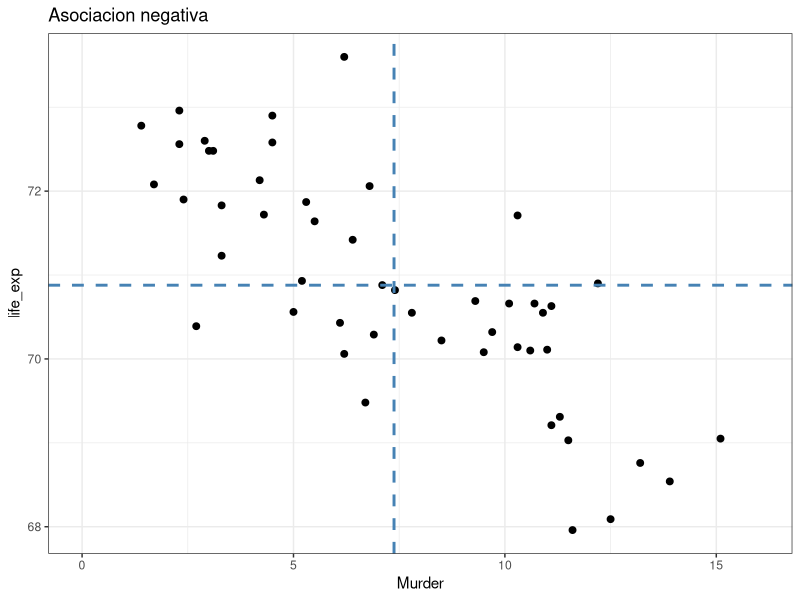
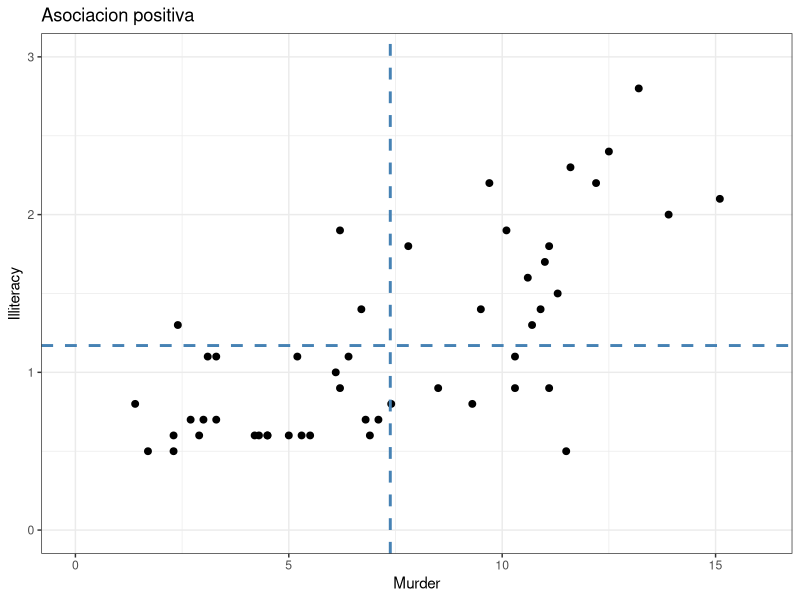
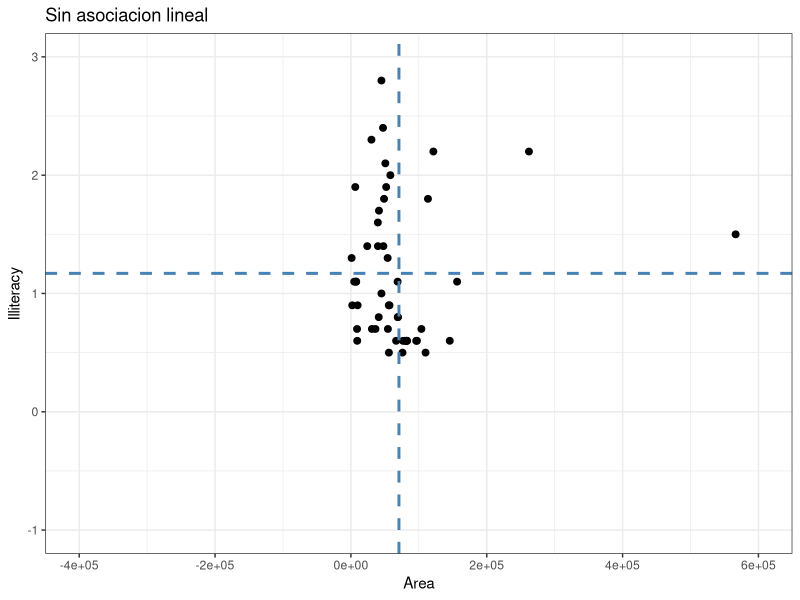
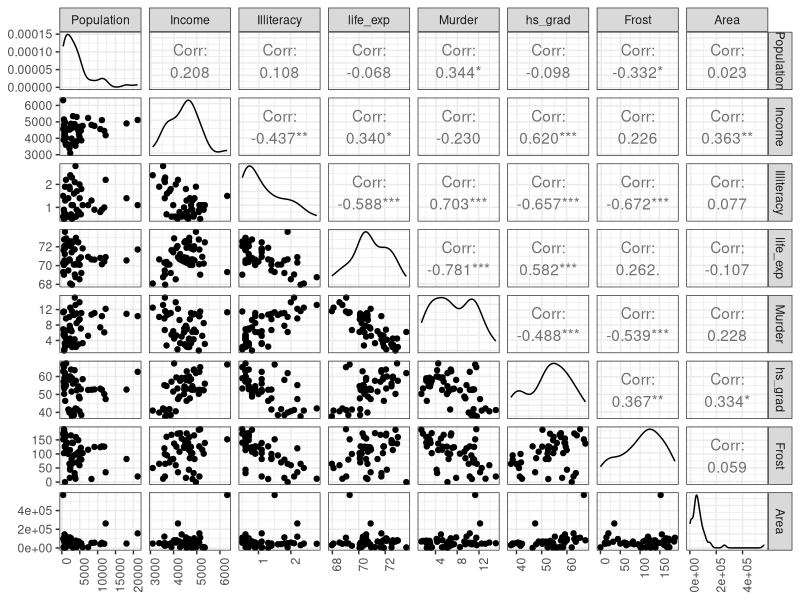
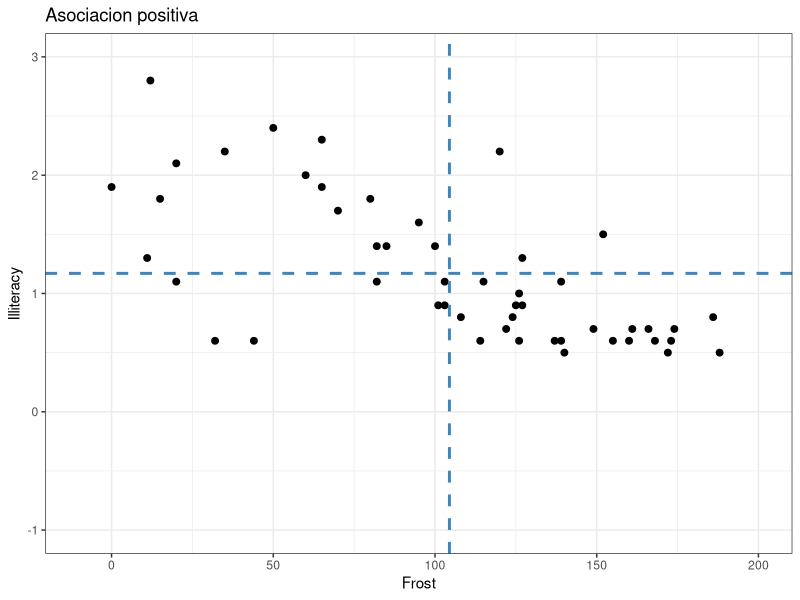

Reproduce these figures in R, in order.
## ---- chunk 1
library(tidyverse)
library(GGally)
## ---- chunk 2
estados <- state.x77 %>% as.data.frame() %>% rename(life_exp = `Life Exp`, hs_grad=`HS Grad`)
## ---- chunk 3
?state.x77
glimpse(estados)
## ---- chunk 4
summary(estados)
## ---- chunk 5
ggplot(estados, aes(x=Murder,y=life_exp)) + geom_point(size=2) +
    geom_hline(yintercept = mean(estados$life_exp), color='steelblue', linetype='dashed', size=1) +
    geom_vline(xintercept = mean(estados$Murder), color='steelblue', linetype='dashed', size=1) +
  labs(title='Asociacion negativa')+
  theme_bw() + scale_x_continuous(limits = c(0,16))
## ---- chunk 6
ggplot(estados, aes(x=Murder,y=Illiteracy)) + geom_point(size=2) +
  geom_hline(yintercept = mean(estados$Illiteracy),color='steelblue', linetype='dashed', size=1) +
  geom_vline(xintercept = mean(estados$Murder), color='steelblue', linetype='dashed', size=1) +
  labs(title='Asociacion positiva')+
  theme_bw() + scale_y_continuous(limits = c(0,3)) + scale_x_continuous(limits = c(0,16))
## ---- chunk 7
ggplot(estados, aes(x=Area,y=Illiteracy)) + geom_point(size=2) +
  geom_hline(yintercept = mean(estados$Illiteracy),color='steelblue', linetype='dashed', size=1) +
  geom_vline(xintercept = mean(estados$Area), color='steelblue', linetype='dashed', size=1) +
  labs(title='Sin asociacion lineal')+
  theme_bw() + scale_y_continuous(limits = c(-1,3)) + scale_x_continuous(limits = c(-400000,600000))
## ---- chunk 8
# Covarianza entre area (medida en millas cuadradas) y analfabetismo
cov_1 = cov(x = estados$Area, y=estados$Illiteracy)
cov_1
# 1 milla cuadrada = 2.59 kilometros cuadrados
area_kilometros = estados$Area*2.59
# Covarianza entre area (medida en kilometros cuadradas) y analfabetismo
cov_2=cov(x = area_kilometros, y=estados$Illiteracy)
cov_2
## ---- chunk 9
# Correlacion entre area (medida en millas cuadradas) y analfabetismo
corr_1 = cor(x = estados$Area, y=estados$Illiteracy)
corr_1
# 1 milla cuadrada = 2.59 kilometros cuadrados
area_kilometros = estados$Area*2.59
# Correlacion entre area (medida en kilometros cuadradas) y analfabetismo
corr_2=cor(x = area_kilometros, y=estados$Illiteracy)
corr_2
## ---- chunk 10
# Correlacion entre homicidios y analfabetismo
corr_positiva = cor(x = estados$Murder, y=estados$Illiteracy)
corr_positiva
## ---- chunk 11
# Correlacion entre homicidios y esperanza de vida
corr_negativa = cor(x = estados$Murder, y=estados$life_exp)
corr_negativa
## ---- chunk 12
# Covarianza entre area (medida en kilometros cuadradas) y analfabetismo
corr_nula = cor(x = estados$Area, y=estados$Illiteracy)
corr_nula
## ---- chunk 13

ggpairs(estados) + theme_bw() + theme(axis.text.x = element_text(angle = 90, hjust = 1))
## ---- chunk 14
# Sacamos el promedio de días con temperatura mínima por debajo de los 0 grados para los 50 estados
mean(estados$Frost)
# Sacamos la correlacion entre dias debajo de los 0 grados (Frost) y el analfabetismo 
cor(estados$Frost, estados$Illiteracy)

#Seleccionamos los 10 estados mas frios 
frios= estados %>% arrange(desc(Frost)) %>% slice(1:10)
# Sacamos el promedio de días con temperatura mínima por debajo de los 0 grados para esos 10 estados
mean(frios$Frost)
# Sacamos la correlacion entre dias debajo de los 0 grados (Frost) y el analfabetismo para esos 10 estados
cor(frios$Frost, frios$Illiteracy)

# Ahora seleccionamos los 10 estados mas calidos 
calidos= estados %>% arrange(desc(Frost)) %>% slice(41:50)
# Sacamos el promedio de días con temperatura mínima por debajo de los 0 grados para esos 10 estados
mean(calidos$Frost)
cor(calidos$Frost, calidos$Illiteracy)
## ---- chunk 15
ggplot(estados, aes(x=Frost,y=Illiteracy)) + geom_point(size=2) +
  geom_hline(yintercept = mean(estados$Illiteracy),color='steelblue', linetype='dashed', size=1) +
  geom_vline(xintercept = mean(estados$Frost), color='steelblue', linetype='dashed', size=1) +
  labs(title='Asociacion positiva')+
  theme_bw() + scale_y_continuous(limits = c(-1,3)) + scale_x_continuous(limits = c(-10,200))
